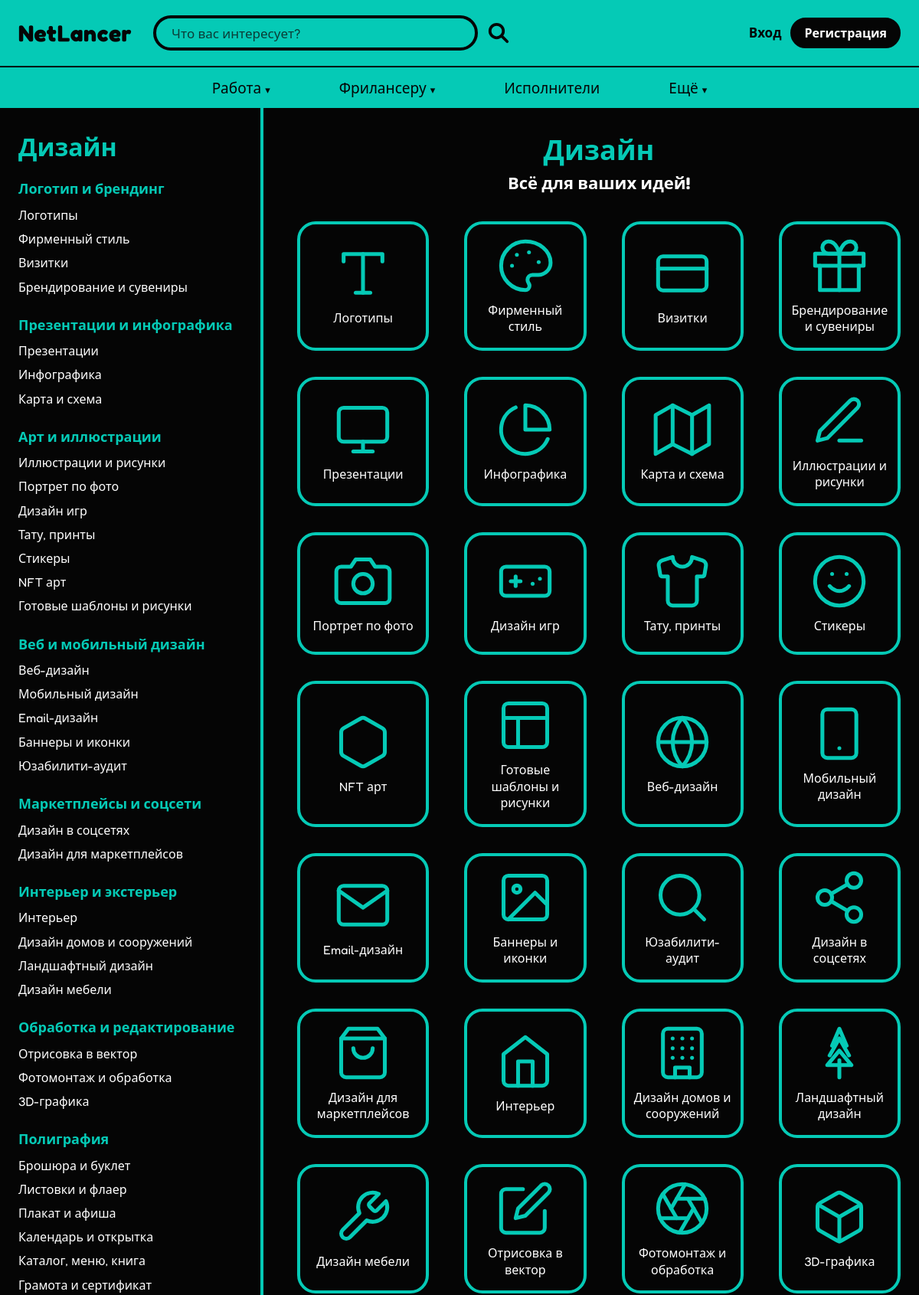
Page /?page=category&id=1 (upper part) on the committed database.
### tables this page shows
CREATE TABLE `categories` (
  `id` int(10) unsigned NOT NULL AUTO_INCREMENT,
  `parent_id` int(10) unsigned DEFAULT NULL,
  `name` varchar(100) NOT NULL,
  `description` varchar(255) DEFAULT NULL,
  `icon` varchar(100) DEFAULT NULL,
  `sort_order` int(11) NOT NULL DEFAULT 0,
  PRIMARY KEY (`id`),
  KEY `idx_categories_parent` (`parent_id`),
  CONSTRAINT `fk_categories_parent` FOREIGN KEY (`parent_id`) REFERENCES `categories` (`id`)
);

### core/helpers.php (called while the page is built, shortened)
<?php
function e($value): string
{
    return htmlspecialchars((string)$value, ENT_QUOTES, 'UTF-8');
}
function url(string $page, array $params = []): string
{
    return '?' . http_build_query(['page' => $page] + $params);
}
function render(string $view, array $data = []): void
{
    extract($data);
    require __DIR__ . '/../views/layout/header.php';
    require __DIR__ . '/../views/' . $view . '.php';
    require __DIR__ . '/../views/layout/footer.php';
}
function take_flashes(): array
{
    $list = $_SESSION['flash'] ?? [];
    return $list;
}
function query(string $key): string
{
    $value = $_GET[$key] ?? '';
    return is_string($value) ? trim($value) : '';
}
function category_icon(?string $icon): string
{
    return 'assets/img/icons/' . ($icon ?: 'line/layout.svg');
}

### controllers/HomeController.php (called while the page is built, shortened)
<?php
class HomeController
{
    public static function category(): void
    {
        $section = Category::find((int)query('id'));
        render('home/category', [
            'title'   => $section['name'],
            'section' => $section,
            'groups'  => Category::children($section['id']),
            'counts'  => Category::openOrderCounts(),
        ]);
    }
}

### index.php (called while the page is built, shortened)
<?php
require __DIR__ . '/core/db.php';
require __DIR__ . '/core/helpers.php';
require __DIR__ . '/core/auth.php';
$routes = [
    'home'     => ['HomeController', 'index'],
    'category' => ['HomeController', 'category'],
    'info'     => ['HomeController', 'info'],
    'register' => ['AuthController', 'register'],
    'login'    => ['AuthController', 'login'],
    'logout'   => ['AuthController', 'logout'],
    'orders'         => ['OrderController', 'index'],
    'order'          => ['OrderController', 'show'],
    'order_create'   => ['OrderController', 'create'],
    'order_edit'     => ['OrderController', 'edit'],
    'order_cancel'   => ['OrderController', 'cancel'],
    'order_deliver'  => ['OrderController', 'deliver'],
    'order_complete' => ['OrderController', 'complete'],
    'order_review'   => ['OrderController', 'review'],
    'response_create'   => ['ResponseController', 'create'],
    'response_withdraw' => ['ResponseController', 'withdraw'],
    'response_accept'   => ['ResponseController', 'accept'],
    'resumes'     => ['ResumeController', 'index'],
    'resume'      => ['ResumeController', 'show'],
    'resume_edit' => ['ResumeController', 'edit'],
    'cabinet' => ['CabinetController', 'index'],
    'profile' => ['CabinetController', 'profile'],
    'chats'       => ['ChatController', 'index'],
    'chat'        => ['ChatController', 'show'],
    'chat_start'  => ['ChatController', 'start'],
    'chat_poll'   => ['ChatController', 'poll'],
    'chat_send'   => ['ChatController', 'send'],
    'chat_delete' => ['ChatController', 'delete'],
    'admin'              => ['AdminController', 'index'],
    'admin_orders'       => ['AdminController', 'orders'],
    'admin_order_action' => ['AdminController', 'orderAction'],
    'admin_users'        => ['AdminController', 'users'],
    'admin_user_block'   => ['AdminController', 'blockUser'],
    'admin_resumes'      => ['AdminController', 'resumes'],
    'admin_resume_hide'  => ['AdminController', 'hideResume'],
    'admin_categories'   => ['AdminController', 'categories'],
    'admin_dialog'       => ['AdminController', 'dialog'],
];
$page = query('page') ?: 'home';
call_user_func($routes[$page]);

### core/auth.php (called while the page is built, shortened)
<?php
function current_user(): ?array
{
    static $user = false;
    if ($user === false) {
        $user = null;
    }
    return $user;
}

### core/db.php (called while the page is built, shortened)
<?php
function db(): PDO
{
    static $pdo = null;
    if ($pdo === null) {
        $dsn = 'mysql:host=' . DB_HOST . ';port=' . DB_PORT . ';dbname=' . DB_NAME . ';charset=utf8mb4';
        try {
            $pdo = new PDO($dsn, DB_USER, DB_PASS, [
                PDO::ATTR_ERRMODE => PDO::ERRMODE_EXCEPTION,
                PDO::ATTR_DEFAULT_FETCH_MODE => PDO::FETCH_ASSOC,
                PDO::ATTR_EMULATE_PREPARES => false,
            ]);
        } catch (PDOException $e) {
            http_response_code(500);
            exit('Не удалось подключиться к базе данных. Проверьте, что MySQL запущен, '
                . 'а настройки в config.php указаны верно.');
        }
    }
    return $pdo;
}
function db_all(string $sql, array $params = []): array
{
    $stmt = db()->prepare($sql);
    $stmt->execute($params);
    return $stmt->fetchAll();
}

### models/Category.php (called while the page is built, shortened)
<?php
class Category
{
    public static function all(): array
    {
        static $list = null;
        if ($list === null) {
            $list = [];
            foreach (db_all('SELECT * FROM categories ORDER BY sort_order, name') as $row) {
                $list[$row['id']] = $row;
            }
        }
        return $list;
    }
    public static function find(int $id): ?array
    {
        return self::all()[$id] ?? null;
    }
    public static function children(?int $parentId): array
    {
        $result = [];
        foreach (self::all() as $category) {
            if ($category['parent_id'] === $parentId) {
                $result[] = $category;
            }
        }
        return $result;
    }
}

### views/home/category.php (the view, shortened to what this page needs)
<div class="container category-layout">
    <aside class="category-side">
        <h2><?= e($section['name']) ?></h2>
        <?php foreach ($groups as $group): ?>
            <div class="side-group">
                <h3><a href="<?= url('orders', ['category' => $group['id']]) ?>"><?= e($group['name']) ?></a></h3>
                <?php foreach (Category::children($group['id']) as $item): ?>
                    <a href="<?= url('orders', ['category' => $item['id']]) ?>">
                        <?= e($item['name']) ?><?php if (!empty($counts[$item['id']])): ?> <span>(<?= $counts[$item['id']] ?>)</span><?php endif; ?>
                    </a>
                <?php endforeach; ?>
            </div>
        <?php endforeach; ?>
    </aside>
    <div class="category-main">
        <h1><?= e($section['name']) ?></h1>
        <p class="subtitle"><?= e($section['description']) ?></p>
        <div class="tiles">
            <?php foreach ($groups as $group): ?>
                <?php foreach (Category::children($group['id']) as $item): ?>
                    <a class="tile" href="<?= url('orders', ['category' => $item['id']]) ?>">
                        <img src="<?= e(category_icon($item['icon'])) ?>" width="76" height="76" alt="" loading="lazy">
                        <span><?= e($item['name']) ?></span>
                    </a>
                <?php endforeach; ?>
            <?php endforeach; ?>
        </div>
    </div>
</div>

### views/layout/header.php (shortened to what this page needs)
<?php
$me = current_user();
$currentPage = query('page') ?: 'home';
?>
<!DOCTYPE html>
<html lang="ru">
<head>
    <link rel="stylesheet" href="assets/css/style.css">
</head>
<body>
<header class="header">
    <div class="container header-top">
        <a class="logo" href="<?= url('home') ?>">NetLancer</a>
        <form class="search" method="get" role="search">
            <input type="search" name="q" value="<?= e($currentPage === 'orders' ? query('q') : '') ?>"
                   placeholder="Что вас интересует?" aria-label="Поиск заказов">
            <button type="submit" aria-label="Найти">
                <svg viewBox="0 0 24 24" width="30" height="30" fill="none" stroke="currentColor" stroke-width="3" stroke-linecap="round"><circle cx="10" cy="10" r="7"/><line x1="15.5" y1="15.5" x2="21" y2="21"/></svg>
            </button>
        </form>
        <nav class="user-menu" aria-label="Учётная запись">
            <?php if (!$me): ?>
                <a href="<?= url('login') ?>">Вход</a>
                <a class="btn btn-dark" href="<?= url('register') ?>">Регистрация</a>
            <?php endif; ?>
        </nav>
    </div>
    <nav class="main-nav" id="main-nav" aria-label="Основное меню">
        <div class="container nav-list">
            <div class="nav-item has-sub">
                <a href="<?= url('orders') ?>">Работа</a>
            </div>
            <div class="nav-item has-sub">
                <a href="<?= url('orders') ?>">Фрилансеру</a>
            </div>
            <div class="nav-item">
                <a href="<?= url('resumes') ?>">Исполнители</a>
            </div>
            <div class="nav-item has-sub">
                <a href="<?= url('info', ['slug' => 'about']) ?>">Ещё</a>
            </div>
        </div>
    </nav>
</header>
<main class="main">

### views/layout/footer.php (shortened to what this page needs)
</main>
</body>
</html>

### assets/css/style.css (style rules this page uses)
:root { --teal: #05cab6; --teal-dark: #03a594; --black: #050505; --panel: #101414; --panel-2: #182020; --line: #263131; --white: #ffffff; --text: #e6eeed; --muted: #93a6a3; --yellow: #e1ff00; --red: #ff6b6b; --orange: #ffb547; --blue: #6cb6ff; --radius: 22px; --font: Fredoka, "Segoe UI", Arial, sans-serif; --font-logo: Fredoka, "Segoe UI", Arial, sans-serif; }
* { box-sizing: border-box; }
body { margin: 0; background: var(--black); color: var(--text); font: 16px/1.55 var(--font); }
a { color: var(--teal); text-decoration: none; }
img { max-width: 100%; height: auto; }
h1, h2, h3 { line-height: 1.25; color: var(--white); }
h1 { font-size: 34px; margin: 0 0 18px; }
h2 { font-size: 28px; margin: 0 0 22px; }
h3 { font-size: 20px; margin: 0 0 10px; }
p { margin: 0 0 12px; }
.container { width: 100%; max-width: 1240px; margin: 0 auto; padding: 0 24px; }
.main { min-height: 60vh; padding-bottom: 60px; }
.btn { display: inline-block; padding: 10px 22px; border: 2px solid var(--teal); border-radius: 24px; background: var(--teal); color: var(--black); font: 700 15px/1.3 var(--font); cursor: pointer; text-align: center; }
.btn-dark { background: var(--black); border-color: var(--black); color: var(--white); }
.header { background: var(--teal); color: var(--black); }
.header-top { display: flex; align-items: center; gap: 28px; min-height: 86px; }
.logo { color: var(--black); font: 800 30px/1 var(--font-logo); letter-spacing: .5px; }
.search { flex: 1; max-width: 470px; display: flex; align-items: center; gap: 8px; }
.search input { flex: 1; min-width: 0; height: 46px; padding: 0 20px; border: 4px solid var(--black); border-radius: 24px; background: transparent; color: var(--black); font: 17px var(--font); }
.search input::placeholder { color: #0b3d37; }
.search button { display: flex; padding: 4px; border: 0; background: none; color: var(--black); cursor: pointer; }
.user-menu { margin-left: auto; display: flex; align-items: center; gap: 12px; font-size: 17px; }
.user-menu a { color: var(--black); font-weight: 600; }
.user-menu .btn-dark { color: var(--white); font-weight: 600; font-size: 16px; padding: 8px 16px; }
.main-nav { border-top: 2px solid var(--black); }
.nav-list { display: flex; justify-content: center; gap: 90px; }
.nav-item { position: relative; }
.nav-item > a { display: block; padding: 12px 0; color: var(--black); font-size: 19px; }
.has-sub > a::after { content: "▾"; margin-left: 5px; font-size: 13px; }
.category-layout { display: grid; grid-template-columns: 320px 1fr; min-height: 700px; }
.category-side { padding: 32px 24px 40px 0; border-right: 4px solid var(--teal); }
.category-side h2 { margin-bottom: 18px; color: var(--teal); font-size: 32px; }
.side-group h3 { margin: 22px 0 8px; color: var(--teal); font-size: 18px; }
.side-group h3 a { color: var(--teal); }
.side-group > a { display: block; padding: 4px 0; color: var(--white); font-size: 16px; line-height: 1.45; }
.category-main { padding: 32px 0 40px 44px; text-align: center; }
.category-main h1 { margin-bottom: 4px; color: var(--teal); font-size: 36px; }
.category-main .subtitle { margin-bottom: 32px; color: var(--white); font-size: 22px; font-weight: 700; }
.tiles { display: grid; grid-template-columns: repeat(4, 1fr); gap: 34px 46px; }
.tile { position: relative; display: flex; flex-direction: column; align-items: center; justify-content: center; gap: 10px; min-height: 160px; padding: 16px 12px; border: 4px solid var(--teal); border-radius: 24px; color: var(--white); font-size: 16px; line-height: 1.35; }
.tile img { width: 76px; height: 76px; }

### rows in the picture
categories: name "Дизайн", description "Всё для ваших идей!"
categories: name "Логотип и брендинг"
categories: name "Логотипы", icon (picture)
categories: name "Фирменный стиль", icon (picture)
categories: name "Визитки", icon (picture)
categories: name "Брендирование и сувениры", icon (picture)
categories: name "Презентации и инфографика"
categories: name "Презентации", icon (picture)
categories: name "Инфографика", icon (picture)
categories: name "Карта и схема", icon (picture)
categories: name "Арт и иллюстрации"
categories: name "Иллюстрации и рисунки", icon (picture)
categories: name "Портрет по фото", icon (picture)
categories: name "Дизайн игр", icon (picture)
categories: name "Тату, принты", icon (picture)
categories: name "Стикеры", icon (picture)
categories: name "NFT арт", icon (picture)
categories: name "Готовые шаблоны и рисунки", icon (picture)
categories: name "Веб и мобильный дизайн"
categories: name "Веб-дизайн", icon (picture)
categories: name "Мобильный дизайн", icon (picture)
categories: name "Email-дизайн", icon (picture)
categories: name "Баннеры и иконки", icon (picture)
categories: name "Юзабилити-аудит", icon (picture)
categories: name "Маркетплейсы и соцсети"
categories: name "Дизайн в соцсетях", icon (picture)
categories: name "Дизайн для маркетплейсов", icon (picture)
categories: name "Интерьер и экстерьер"
categories: name "Интерьер", icon (picture)
categories: name "Дизайн домов и сооружений", icon (picture)
categories: name "Ландшафтный дизайн", icon (picture)
categories: name "Дизайн мебели", icon (picture)
categories: name "Обработка и редактирование"
categories: name "Отрисовка в вектор", icon (picture)
categories: name "Фотомонтаж и обработка", icon (picture)
categories: name "3D-графика", icon (picture)
categories: name "Полиграфия"
categories: name "Брошюра и буклет"
categories: name "Листовки и флаер"
categories: name "Плакат и афиша"
categories: name "Календарь и открытка"
categories: name "Каталог, меню, книга"
categories: name "Грамота и сертификат"
